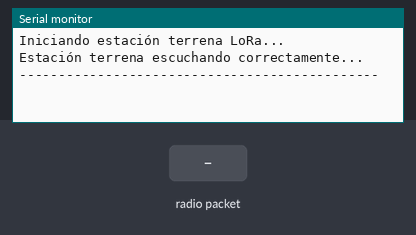
Simulated run of this sketch. Board: Arduino Uno, built with avr-gcc and run on an emulated ATmega328P. Parts: the last lines printed to the serial monitor. Inputs (shaded band) come from the test bench. No radio packets arrive unless stated.

Above: at 1.2 s.
1.3 s: radio packet "1" arrives
At 1.8 s:
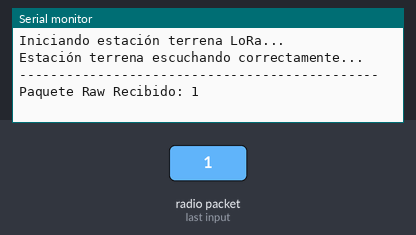
2.8 s: radio packet "0" arrives
At 4.0 s:
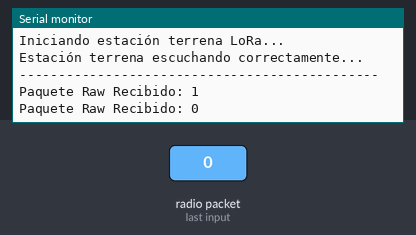
4.3 s: radio packet "2" arrives
At 5.2 s:
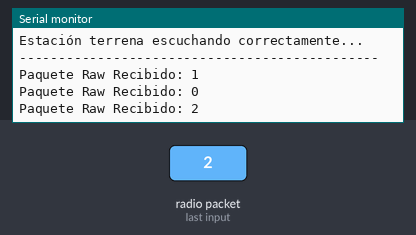

Measured:
- after the input at 1.3 s, the serial monitor: prints a new line at once (image 1)
- after the input at 2.8 s, the serial monitor: prints a new line at once (image 2)
- after the input at 4.3 s, the serial monitor: prints a new line at once (image 3)

The sketch:

Receptor_V1.ino
```cpp
#include <SPI.h>
#include <LoRa.h>

// Pines LoRa según tu configuración funcional
#define SS 5
#define DI0 17

void setup() {
  Serial.begin(115200); // Velocidad sincronizada para la telemetría
  while (!Serial);

  Serial.println("Iniciando estación terrena LoRa...");

  LoRa.setPins(SS, -1, DI0); // -1 indica que no se usa pin RESET en el receptor

  if (!LoRa.begin(433E6)) {
    // Configuración de radio para asegurar enlace fuerte en banco de pruebas
    LoRa.setSignalBandwidth(125E3);    // 125 kHz estándar
    LoRa.setSpreadingFactor(7);        // SF7 por defecto (rápido)
    LoRa.setTxPower(17);               // Aumentamos la potencia de transmisión a 17dBm
    Serial.println("¡Fallo crítico en la inicialización de LoRa!");
    while (1);
  }

  Serial.println("Estación terrena escuchando correctamente...");
  Serial.println("----------------------------------------------");
}

void loop() {
  int packetSize = LoRa.parsePacket();

  if (packetSize) {
    String datosRecibidos = "";

    // Leer el paquete completo
    while (LoRa.available()) {
      datosRecibidos += (char)LoRa.read();
    }

    // Parseo de los datos separados por comas (CSV)
    int primeraComa = datosRecibidos.indexOf(',');
    int segundaComa = datosRecibidos.indexOf(',', primeraComa + 1);
    int terceraComa = datosRecibidos.indexOf(',', segundaComa + 1);

    if (primeraComa != -1 && segundaComa != -1 && terceraComa != -1) {
      String empuje = datosRecibidos.substring(0, primeraComa);
      String latY = datosRecibidos.substring(primeraComa + 1, segundaComa);
      String latZ = datosRecibidos.substring(segundaComa + 1, terceraComa);
      String altitud = datosRecibidos.substring(terceraComa + 1);

      // Imprime el formato formateado y legible en el monitor serie de la PC
      Serial.print("Empuje_Neto(X):"); Serial.print(empuje); Serial.print(" m/s² | ");
      Serial.print("Lat_Y:"); Serial.print(latY); Serial.print(" m/s² | ");
      Serial.print("Lat_Z:"); Serial.print(latZ); Serial.print(" m/s²");
      Serial.print("  ||  ");
      Serial.print("Altitud_Relativa:"); Serial.print(altitud); Serial.println(" m");
    } else {
      // Si el paquete llega incompleto o con ruido, se muestra directo en bruto (Raw)
      Serial.print("Paquete Raw Recibido: ");
      Serial.println(datosRecibidos);
    }
  }
}
```
